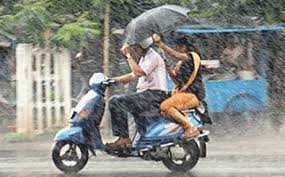
%> input picture project/Rain Pixel/Bangalore Rain/Rain1.jpg, 285 x 177 px
$ octave testL0Smoothing.m   (GNU Octave 9; MATLAB toolbox functions it lacks are replaced by stand-ins)
%> lines starting %> are read from the running program, lines starting %| are printed output that depends on the picture; in (x1, y1, x2, y2) boxes, pixels count from 0 and x2, y2 are one past the last pixel; in counts of white or black regions, pixels touching at a corner belong together; the program's own positions count from 1
%> the answer given: Bangalore Rain/Rain1.jpg
%> further down, I is the input picture: size 177x285x3 uint8; mean R, G, B 136.4, 138.6, 132.6
### project/Rain Pixel/L0Smoothing.m

function S = L0Smoothing(Im, lambda, kappa)
%> called with lambda = 0.01
%L0Smooth - Image Smoothing via L0 Gradient Minimization
%   S = L0Smooth(Im, lambda, kappa) performs L0 graidient smoothing of input
%   image Im, with smoothness weight lambda and rate kappa.
%
%   Paras:
%   @Im    : Input UINT8 image, both grayscale and color images are acceptable.
%   @lambda: Smoothing parameter controlling the degree of smooth. (See [1])
%            Typically it is within the range [1e-3, 1e-1], 2e-2 by default.
%   @kappa : Parameter that controls the rate. (See [1])
%            Small kappa results in more iteratioins and with sharper edges.
%            We select kappa in (1, 2].
%            kappa = 2 is suggested for natural images.
%
%   Example
%   ==========
%   Im  = imread('pflower.jpg');
%   S  = L0Smooth(Im); % Default Parameters (lambda = 2e-2, kappa = 2)
%   figure, imshow(Im), figure, imshow(S);


if ~exist('kappa','var')
% if kappa is mentioned take that value, else take the default value of 2
    kappa = 2.0;
end
if ~exist('lambda','var')
% if lambda is mentioned take that value, else take the default value of
% 2e-2
    lambda = 2e-2;
end
% Convert image to double
S = im2double(Im);
% Set betamax to a constant value
betamax = 1e5;
% Create x and y vectors as below
fx = [1, -1];
fy = [1; -1];
% Extract no. of rows N, no. of columns M and no. of color channels D from
% the image
[N,M,D] = size(Im);
%> N = 177; M = 285; D = 3
% Consider only no. of rows and no of columns
sizeI2D = [N,M];
%> sizeI2D = [177 285]
% Convert point-spread function to optical transfer function along x and y
% axes
otfFx = psf2otf(fx,sizeI2D);
otfFy = psf2otf(fy,sizeI2D);
% Evaluate Fast Fourier Transform of the image Normin1
Normin1 = fft2(S);
% Evaluate denormalized minimum from the x and y optical transfer functions
Denormin2 = abs(otfFx).^2 + abs(otfFy ).^2;
% D >1 means a color image
if D>1
% convert Denormin2 to color image
    Denormin2 = repmat(Denormin2,[1,1,D]);
end
beta = 2*lambda;

itr = betamax;
hWaitBar = waitbar(0,'Removing Rain....Please Wait!!!...');

while beta < betamax
    waitbar(beta/betamax);

    Denormin   = 1 + beta*Denormin2;
    % h-v subproblem
    h = [diff(S,1,2), S(:,1,:) - S(:,end,:)];
    v = [diff(S,1,1); S(1,:,:) - S(end,:,:)];
    % if the image is Grayscale (i.e D = 1)
    if D==1
    % t is threshold value
        t = (h.^2+v.^2)<lambda/beta;
    else
    % if the image is color (ie D>1)
        t = sum((h.^2+v.^2),3)<lambda/beta;
    % convert threshold t to color threshold using repmat
        t = repmat(t,[1,1,D]);
    end
    h(t)=0; v(t)=0;
    % S subproblem
    Normin2 = [h(:,end,:) - h(:, 1,:), -diff(h,1,2)];
    Normin2 = Normin2 + [v(end,:,:) - v(1, :,:); -diff(v,1,1)];
    FS = (Normin1 + beta*fft2(Normin2))./Denormin;
    % Extract only the real part from the inverse fast fourier transform
    S = real(ifft2(FS));
    beta = beta*kappa;
    fprintf('.');

end
%> this loop made 23 passes
%> pass 1, in L0Smoothing, `h = [diff(S,1,2), S(:,1,:) - S(:,end,:)];`:
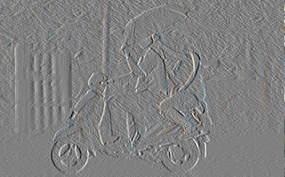
%> h: size 177x285x3 double; mean R, G, B -8.8e-20, -4.4e-20, 2.2e-21; drawn with min black and max white
%> pass 1, in L0Smoothing, `v = [diff(S,1,1); S(1,:,:) - S(end,:,:)];`:
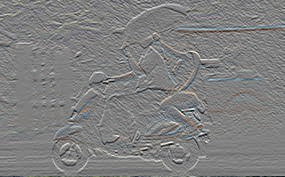
%> v: size 177x285x3 double; mean R, G, B -3.32e-18, -9.09e-19, -1.59e-17; drawn with min black and max white
%> pass 1, in L0Smoothing, `t = sum((h.^2+v.^2),3)<lambda/beta;`:
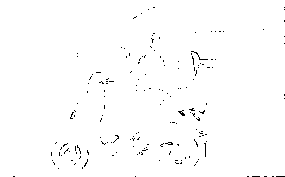
%> t: size 177x285 logical; 99% white; black in thin lines or dots
%> after the loop:
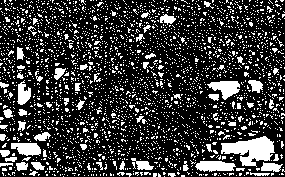
%> t: size 177x285x3 logical; 22.7% white; 2847 white regions (2785 under 20 px), largest, box (x1, y1, x2, y2) and area: (221, 136, 275, 167) 937, (207, 81, 240, 100) 357, (195, 161, 236, 172) 345
%> after the loop, beta = 167772.2
delete(hWaitBar);
fprintf('\n');

end

### project/Rain Pixel/testL0Smoothing.m

[f p]=uigetfile();
I=imread([p,f])
figure,imshow(I)
S = L0Smoothing(I,0.01);
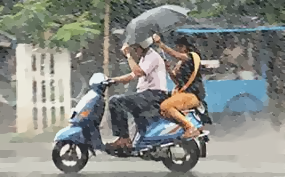
%> S: size 177x285x3 double; mean R, G, B 0.535, 0.544, 0.52; mean of the top-left, top-right, bottom-left and bottom-right quarters 0.522, 0.453, 0.586, 0.57; drawn with min black and max white
figure, imshow(S);

$ run again, on project/Rain Pixel/Bangalore Rain/Rain3.jpg
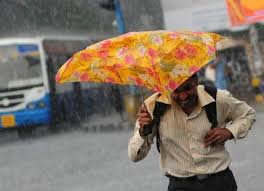
%> input picture project/Rain Pixel/Bangalore Rain/Rain3.jpg, 264 x 191 px
%> I is the input picture: size 191x264x3 uint8; mean R, G, B 130.1, 116.8, 102.9
%> after the loop in L0Smoothing, `while beta < betamax`:
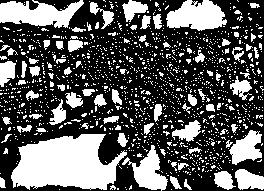
%> t: size 191x264x3 logical; 35.5% white; 1342 white regions (1259 under 20 px), largest, box (x1, y1, x2, y2) and area: (11, 134, 127, 190) 4459, (0, 0, 84, 28) 1482, (166, 0, 227, 31) 1318
%> after the loop in L0Smoothing, `while beta < betamax`: beta = 167772.2
%> `S = L0Smoothing(I,0.01);`:
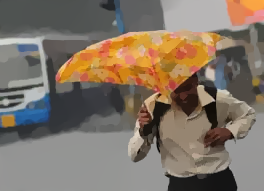
%> S: size 191x264x3 double; mean R, G, B 0.51, 0.458, 0.403; mean of the top-left, top-right, bottom-left and bottom-right quarters 0.426, 0.5, 0.476, 0.427; drawn with min black and max white

$ run again, on project/Rain Pixel/Bangalore Rain/Rain4.jpg
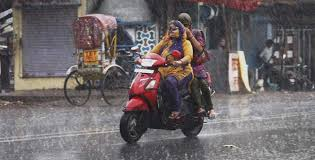
%> input picture project/Rain Pixel/Bangalore Rain/Rain4.jpg, 315 x 160 px
%> I is the input picture: size 160x315x3 uint8; mean R, G, B 108.2, 101.4, 103.1
%> after the loop in L0Smoothing, `while beta < betamax`:
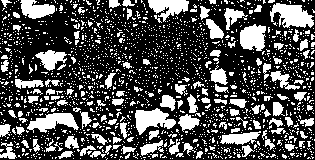
%> t: size 160x315x3 logical; 31% white; 1873 white regions (1745 under 20 px), largest, box (x1, y1, x2, y2) and area: (270, 3, 314, 28) 707, (135, 108, 176, 135) 620, (27, 113, 79, 133) 578
%> after the loop in L0Smoothing, `while beta < betamax`: beta = 167772.2
%> `S = L0Smoothing(I,0.01);`:
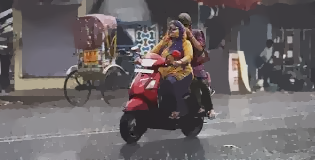
%> S: size 160x315x3 double; mean R, G, B 0.424, 0.398, 0.404; mean of the top-left, top-right, bottom-left and bottom-right quarters 0.406, 0.331, 0.45, 0.448; drawn with min black and max white

$ run again, on project/Rain Pixel/Bangalore Rain/Rain5.jpg
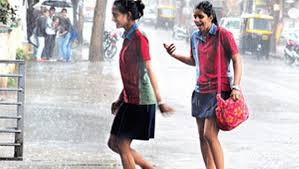
%> input picture project/Rain Pixel/Bangalore Rain/Rain5.jpg, 299 x 169 px
%> I is the input picture: size 169x299x3 uint8; mean R, G, B 189, 180, 182.6
%> after the loop in L0Smoothing, `while beta < betamax`:
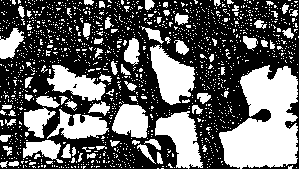
%> t: size 169x299x3 logical; 39.5% white; 1441 white regions (1360 under 20 px), largest, box (x1, y1, x2, y2) and area: (219, 65, 298, 169) 5481, (150, 45, 195, 105) 1567, (155, 111, 203, 169) 1526
%> after the loop in L0Smoothing, `while beta < betamax`: beta = 167772.2
%> `S = L0Smoothing(I,0.01);`:
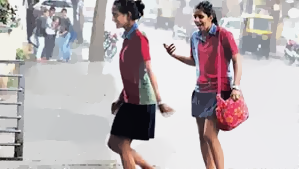
%> S: size 169x299x3 double; mean R, G, B 0.741, 0.706, 0.716; mean of the top-left, top-right, bottom-left and bottom-right quarters 0.672, 0.737, 0.679, 0.796; drawn with min black and max white
